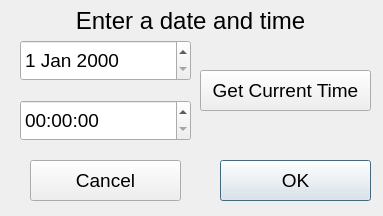
<?xml version="1.0" encoding="UTF-8"?>
<ui version="4.0">
 <class>timeDlg</class>
 <widget class="QDialog" name="timeDlg">
  <property name="geometry">
   <rect>
    <x>0</x>
    <y>0</y>
    <width>383</width>
    <height>216</height>
   </rect>
  </property>
  <property name="windowTitle">
   <string>Edit Event Time</string>
  </property>
  <widget class="QTimeEdit" name="timeEdit">
   <property name="geometry">
    <rect>
     <x>20</x>
     <y>100</y>
     <width>171</width>
     <height>41</height>
    </rect>
   </property>
   <property name="font">
    <font>
     <pointsize>14</pointsize>
    </font>
   </property>
   <property name="time">
    <time>
     <hour>0</hour>
     <minute>0</minute>
     <second>0</second>
    </time>
   </property>
   <property name="displayFormat">
    <string>hh:mm:ss</string>
   </property>
  </widget>
  <widget class="QDateEdit" name="dateEdit">
   <property name="geometry">
    <rect>
     <x>20</x>
     <y>40</y>
     <width>171</width>
     <height>41</height>
    </rect>
   </property>
   <property name="font">
    <font>
     <pointsize>14</pointsize>
    </font>
   </property>
  </widget>
  <widget class="QPushButton" name="okBtn">
   <property name="geometry">
    <rect>
     <x>220</x>
     <y>160</y>
     <width>151</width>
     <height>41</height>
    </rect>
   </property>
   <property name="font">
    <font>
     <pointsize>14</pointsize>
    </font>
   </property>
   <property name="text">
    <string>OK</string>
   </property>
  </widget>
  <widget class="QPushButton" name="cancelBtn">
   <property name="geometry">
    <rect>
     <x>30</x>
     <y>160</y>
     <width>151</width>
     <height>41</height>
    </rect>
   </property>
   <property name="font">
    <font>
     <pointsize>14</pointsize>
    </font>
   </property>
   <property name="text">
    <string>Cancel</string>
   </property>
  </widget>
  <widget class="QLabel" name="label">
   <property name="geometry">
    <rect>
     <x>30</x>
     <y>10</y>
     <width>321</width>
     <height>21</height>
    </rect>
   </property>
   <property name="font">
    <font>
     <pointsize>18</pointsize>
    </font>
   </property>
   <property name="text">
    <string>Enter a date and time</string>
   </property>
   <property name="alignment">
    <set>Qt::AlignCenter</set>
   </property>
  </widget>
  <widget class="QPushButton" name="pbGetCurrentTime">
   <property name="geometry">
    <rect>
     <x>200</x>
     <y>70</y>
     <width>171</width>
     <height>41</height>
    </rect>
   </property>
   <property name="font">
    <font>
     <pointsize>14</pointsize>
    </font>
   </property>
   <property name="text">
    <string>Get Current Time</string>
   </property>
  </widget>
 </widget>
 <resources/>
 <connections/>
</ui>
